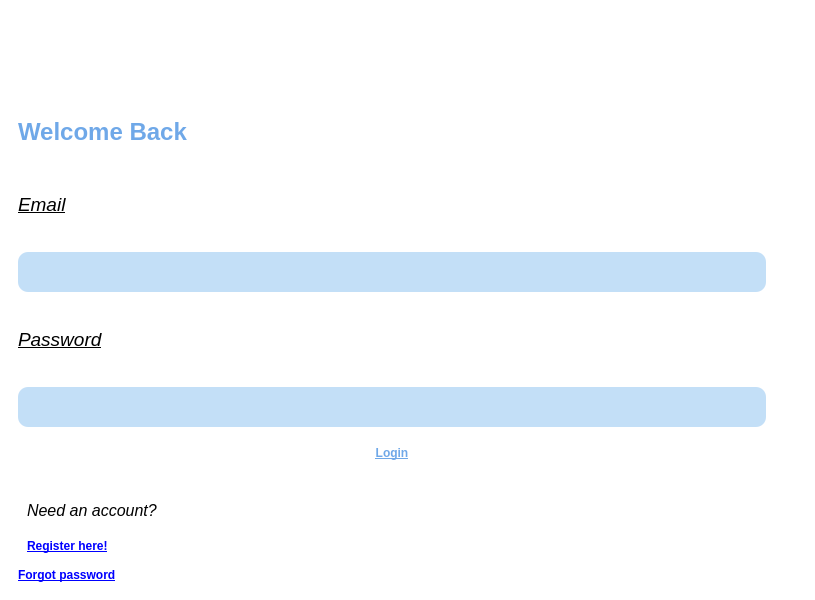
<?xml version="1.0" encoding="UTF-8"?>
<ui version="4.0">
 <class>MainWindow</class>
 <widget class="QMainWindow" name="MainWindow">
  <property name="geometry">
   <rect>
    <x>0</x>
    <y>0</y>
    <width>815</width>
    <height>600</height>
   </rect>
  </property>
  <property name="windowTitle">
   <string>MainWindow</string>
  </property>
  <widget class="QWidget" name="centralwidget">
   <property name="styleSheet">
    <string notr="true">#centralwidget {
	background: #FFFFFF;
}
#title	{
	color: #6FA8E8;
}
#email, #password {
	background: #C3DFF7;
	border: none;
	outline: none;
	border-radius: 10px;
	min-height: 40px;
}
#Login {
	color:  #6FA8E8;
	border: none;
	outline: none;
	border-radius: 10px;
	min-height: 40px;
}
#Login:hover {
	color: #6FA8E8;
	background: #FFFFFF;
}
#Forgot_pass, #nav_register {
	color: blue;
	background: transparent;
	border: none;
	outline: none;	
	text-align: left; 
}

</string>
   </property>
   <layout class="QHBoxLayout" name="horizontalLayout_3">
    <item>
     <widget class="QWidget" name="widget" native="true">
      <layout class="QVBoxLayout" name="verticalLayout">
       <item>
        <widget class="QLabel" name="label">
         <property name="text">
          <string/>
         </property>
         <property name="pixmap">
          <pixmap>../img/logo.png</pixmap>
         </property>
         <property name="alignment">
          <set>Qt::AlignCenter</set>
         </property>
        </widget>
       </item>
       <item>
        <widget class="QLabel" name="title">
         <property name="minimumSize">
          <size>
           <width>250</width>
           <height>50</height>
          </size>
         </property>
         <property name="maximumSize">
          <size>
           <width>250</width>
           <height>50</height>
          </size>
         </property>
         <property name="font">
          <font>
           <family>Arial</family>
           <pointsize>18</pointsize>
           <weight>75</weight>
           <bold>true</bold>
          </font>
         </property>
         <property name="text">
          <string>Welcome Back</string>
         </property>
        </widget>
       </item>
       <item>
        <widget class="QLabel" name="Label_3">
         <property name="font">
          <font>
           <family>Arial</family>
           <pointsize>14</pointsize>
           <weight>50</weight>
           <italic>true</italic>
           <bold>false</bold>
           <underline>true</underline>
          </font>
         </property>
         <property name="text">
          <string>Email</string>
         </property>
        </widget>
       </item>
       <item>
        <widget class="QLineEdit" name="email">
         <property name="text">
          <string/>
         </property>
        </widget>
       </item>
       <item>
        <widget class="QLabel" name="Label_5">
         <property name="font">
          <font>
           <family>Arial</family>
           <pointsize>14</pointsize>
           <weight>50</weight>
           <italic>true</italic>
           <bold>false</bold>
           <underline>true</underline>
          </font>
         </property>
         <property name="text">
          <string>Password</string>
         </property>
        </widget>
       </item>
       <item>
        <widget class="QLineEdit" name="password">
         <property name="text">
          <string/>
         </property>
         <property name="echoMode">
          <enum>QLineEdit::Password</enum>
         </property>
        </widget>
       </item>
       <item>
        <widget class="QPushButton" name="Login">
         <property name="font">
          <font>
           <weight>75</weight>
           <bold>true</bold>
           <underline>true</underline>
          </font>
         </property>
         <property name="text">
          <string>Login</string>
         </property>
        </widget>
       </item>
       <item>
        <widget class="QWidget" name="widget_3" native="true">
         <layout class="QVBoxLayout" name="verticalLayout_2">
          <item>
           <widget class="QLabel" name="label_3">
            <property name="font">
             <font>
              <family>Arial</family>
              <pointsize>12</pointsize>
              <weight>50</weight>
              <italic>true</italic>
              <bold>false</bold>
              <underline>false</underline>
             </font>
            </property>
            <property name="text">
             <string>Need an account?</string>
            </property>
           </widget>
          </item>
          <item>
           <widget class="QPushButton" name="nav_register">
            <property name="font">
             <font>
              <weight>75</weight>
              <bold>true</bold>
              <underline>true</underline>
             </font>
            </property>
            <property name="text">
             <string>Register here!</string>
            </property>
           </widget>
          </item>
         </layout>
        </widget>
       </item>
       <item>
        <widget class="QPushButton" name="Forgot_pass">
         <property name="font">
          <font>
           <weight>75</weight>
           <bold>true</bold>
           <underline>true</underline>
          </font>
         </property>
         <property name="text">
          <string>Forgot password</string>
         </property>
        </widget>
       </item>
      </layout>
     </widget>
    </item>
    <item>
     <widget class="QWidget" name="widget_2" native="true">
      <layout class="QHBoxLayout" name="horizontalLayout_2">
       <item>
        <widget class="QLabel" name="poster">
         <property name="text">
          <string/>
         </property>
         <property name="pixmap">
          <pixmap>../img/3766277.png</pixmap>
         </property>
         <property name="scaledContents">
          <bool>true</bool>
         </property>
         <property name="alignment">
          <set>Qt::AlignCenter</set>
         </property>
        </widget>
       </item>
      </layout>
     </widget>
    </item>
   </layout>
  </widget>
 </widget>
 <resources/>
 <connections/>
</ui>
